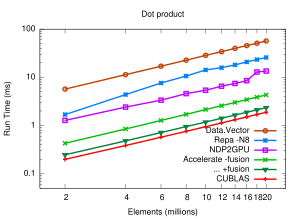

Source code (gnuplot):
# vim: filetype=gnuplot

set title "Dot product"

set terminal pdf size 3,2.2
set output "dotp.pdf"

set key on
set key bottom

set xlabel "Elements (millions)"
set logscale x
set xrange [1.5:25]

set xtics (2, 4, 6, 8, 10, 12, 14, 16, 18, 20)

set ylabel "Run Time (ms)"
set logscale y
set yrange [0.05:100]

plot    'dotp.dat' using ($1):($6)                                              \
                title "Data.Vector"        ls 6  lw 4 with linespoints,         \
        'dotp.dat' using ($1):($5)                                              \
                title "Repa -N8"           ls 3  lw 4 with linespoints,         \
        'dotp.dat' using ($1):($7)                                              \
                title "NDP2GPU"            ls 4  lw 4 with linespoints,         \
        'dotp.dat' using ($1):($2)                                              \
                title "Accelerate -fusion" ls 2  lw 4 with linespoints,         \
        'dotp.dat' using ($1):($3)                                              \
                title "... +fusion"        ls 10  lw 4 with linespoints,        \
        'dotp.dat' using ($1):($4)                                              \
                title "CUBLAS"             ls 1  lw 4 with linespoints
